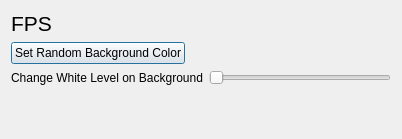
<?xml version="1.0" encoding="UTF-8"?>
<ui version="4.0">
 <class>Dialog</class>
 <widget class="QDialog" name="Dialog">
  <property name="geometry">
   <rect>
    <x>0</x>
    <y>0</y>
    <width>402</width>
    <height>139</height>
   </rect>
  </property>
  <property name="sizePolicy">
   <sizepolicy hsizetype="Fixed" vsizetype="Fixed">
    <horstretch>0</horstretch>
    <verstretch>0</verstretch>
   </sizepolicy>
  </property>
  <property name="windowTitle">
   <string>Dialog</string>
  </property>
  <layout class="QFormLayout" name="formLayout">
   <item row="0" column="0">
    <widget class="QLabel" name="fpsLabel">
     <property name="font">
      <font>
       <pointsize>16</pointsize>
      </font>
     </property>
     <property name="text">
      <string>FPS</string>
     </property>
    </widget>
   </item>
   <item row="1" column="0">
    <widget class="QPushButton" name="randomBackgroundColor">
     <property name="text">
      <string>Set Random Background Color</string>
     </property>
    </widget>
   </item>
   <item row="2" column="0">
    <widget class="QLabel" name="label">
     <property name="text">
      <string>Change White Level on Background</string>
     </property>
    </widget>
   </item>
   <item row="2" column="1">
    <widget class="QSlider" name="whiteLevel">
     <property name="minimum">
      <number>0</number>
     </property>
     <property name="maximum">
      <number>255</number>
     </property>
     <property name="orientation">
      <enum>Qt::Horizontal</enum>
     </property>
    </widget>
   </item>
  </layout>
 </widget>
 <resources/>
 <connections/>
</ui>
